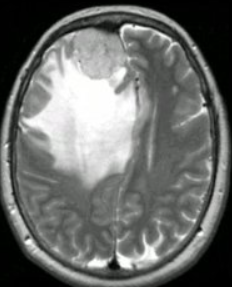
#> input picture Tumor4.png, 232 x 287 px
$ python -i tumor.py   (imports and definitions only)
#> lines starting #> are read from the running program, lines starting #| are printed output that depends on the picture; after the words box and inside, x2 and y2 are one past the last pixel; in counts of white or black regions, pixels touching at a corner belong together
# Author: Shravan Sanjay Adraker
# Topic: Brain Tumor Detection using openCV, tkinter, numpy, PIL(Python Imaging Library).

#-----------------------------------------------------------------------------------------------------------------------------------

# Importing the necessary libraries and their specific functions.
import cv2
import numpy as np
from tkinter import Tk, Label, Button, filedialog
from PIL import Image, ImageTk

#-----------------------------------------------------------------------------------------------------------------------------------

# OpenCV uses the BGR color format by default, while PIL (Python Imaging Library) and many other libraries use the RGB format.
def display_image(image):
    rgb_image = cv2.cvtColor(image, cv2.COLOR_BGR2RGB)  # Converts the image from BGR format to RGB format.
    pil_image = Image.fromarray(rgb_image)  # Converts the NumPy array to a PIL Image object.
    imgtk = ImageTk.PhotoImage(image=pil_image)  # Converts the PIL Image object to a tkinter-compatible PhotoImage object.
    panel.imgtk = imgtk  # Stores a reference to the PhotoImage object.
    panel.config(image=imgtk)  # Updates the Label widget to display the PhotoImage object.
    panel.image = imgtk  # Ensures that the image is kept in memory.

#-----------------------------------------------------------------------------------------------------------------------------------

def detect_tumor(image_path):
    # Load the grayscale image
#> called with image_path = 'Tumor4.png'
    image = cv2.imread(image_path, cv2.IMREAD_GRAYSCALE)  # Loads the image from the specified file path in grayscale mode.
#> image: shape (287, 232); min 0, max 255, mean 108.4
    if image is None:
        return None, "Error loading image"

    # Apply Gaussian blur to the image
    blurred = cv2.GaussianBlur(image, (11, 11), 0)  # Applies a Gaussian blur to the grayscale image.
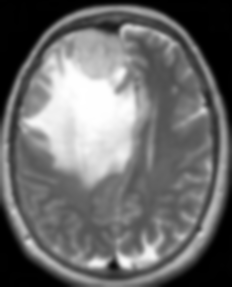
#> blurred: shape (287, 232); min 0, max 255, mean 108.5

    # Apply binary thresholding
    _, thresh = cv2.threshold(blurred, 150, 255, cv2.THRESH_BINARY)  # Applies binary thresholding to the blurred image.
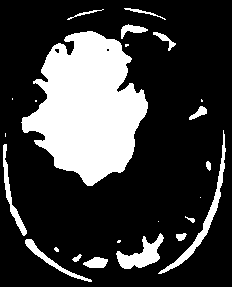
#> thresh: shape (287, 232); 23.7% white; 24 white regions (9 under 20 px)

    # Find contours in the thresholded image
    contours, _ = cv2.findContours(thresh, cv2.RETR_EXTERNAL, cv2.CHAIN_APPROX_SIMPLE)  # Finds the contours in the thresholded image.
#> contours = 24 contours, 10 with area under 20; largest, box (x1, y1, x2, y2) and area: (21, 31, 148, 186) 12096, (158, 130, 226, 274) 694, (116, 233, 164, 269) 685, (3, 144, 27, 236) 348, (25, 239, 92, 282) 316

    # Filter out small contours
    min_area = 1000  # Minimum area to be considered as tumor.
    tumor_contours = [c for c in contours if cv2.contourArea(c) > min_area]  # Filters the contours based on their area.
#> tumor_contours = 1 contour; box (x1, y1, x2, y2) and area: (21, 31, 148, 186) 12096

    # If no contours are detected, return "No tumor detected"
    if not tumor_contours:
        return image, "No tumor detected"

    # Draw contours on the original image
    result_image = cv2.cvtColor(image, cv2.COLOR_GRAY2BGR)  # Converts the original grayscale image to BGR color format.
    cv2.drawContours(result_image, tumor_contours, -1, (0, 255, 0), 2)  # Draws the detected contours on the image.
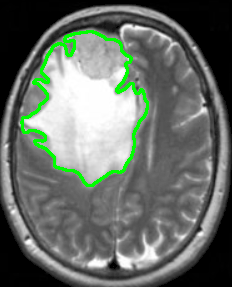
#> result_image: shape (287, 232, 3); mean B, G, R 103.8, 111.5, 103.8

    return result_image, "Tumor found"

#-----------------------------------------------------------------------------------------------------------------------------------

def upload_image():
    file_path = filedialog.askopenfilename()
    if file_path:
        processed_image, message = detect_tumor(file_path)

        result_label.config(text=message)  # Update the result label with the message.

        if processed_image is not None:  # If tumor is detected, display the processed image.
            display_image(processed_image)

#-----------------------------------------------------------------------------------------------------------------------------------

# The creation of GUI window and what will come on top(title) of GUI
# [3 lines not run here, left out]

# Project details label
# [1 line that did not run here, left out]
# [1 line not run here, left out]
# [1 line that did not run here, left out]
# [1 line not run here, left out]

# The widget part will come here:
# For Text inside the GUI
# [1 line that did not run here, left out]
# [1 line not run here, left out]

# Result message label
# [1 line that did not run here, left out]
# [1 line not run here, left out]

# For Button inside the GUI
# [1 line that did not run here, left out]
# [4 lines not run here, left out]

>>> result = detect_tumor('Tumor4.png')

$ run again, on Tumor5.png
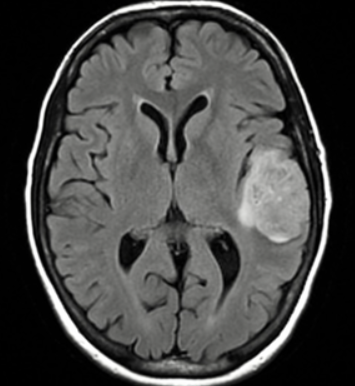
#> input picture Tumor5.png, 355 x 386 px
#> in detect_tumor, `_, thresh = cv2.threshold(blurred, 150, 255, cv2.THRESH_BINARY)`:
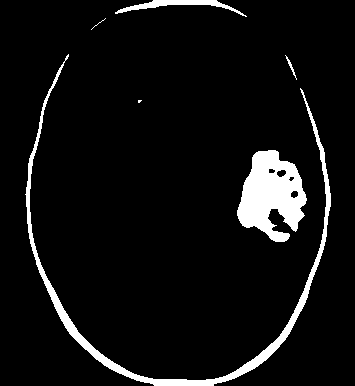
#> thresh: shape (386, 355); 6.5% white; 6 white regions (2 under 20 px)
#> contours = 6 contours, 2 with area under 20; largest, box (x1, y1, x2, y2) and area: (237, 150, 307, 242) 3974, (25, 54, 331, 386) 3438, (115, 0, 247, 17) 492, (285, 55, 297, 80) 26
#> tumor_contours = 2 contours; box (x1, y1, x2, y2) and area: (237, 150, 307, 242) 3974, (25, 54, 331, 386) 3438
#> in detect_tumor, `cv2.drawContours(result_image, tumor_contours, -1, (0, 255, 0), 2)`:
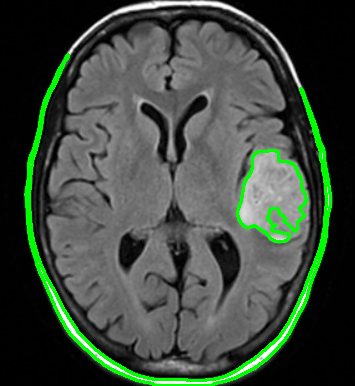
#> result_image: shape (386, 355, 3); mean B, G, R 61.9, 73.5, 61.9

$ run again, on Tumor7.png
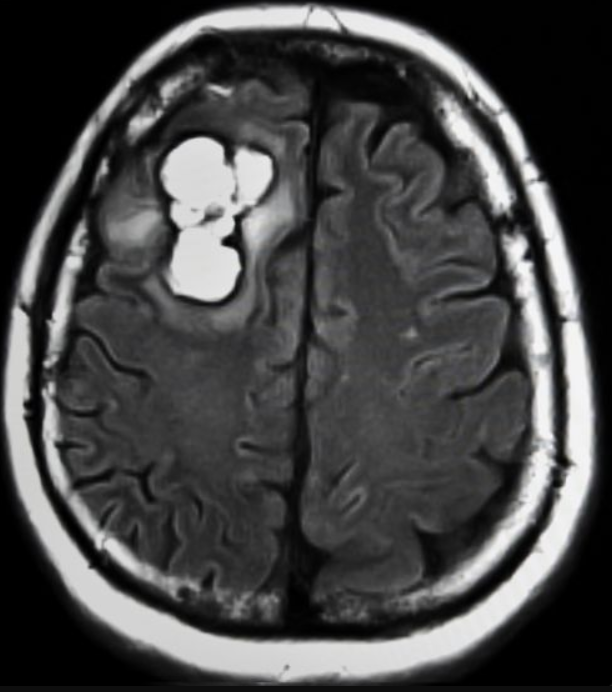
#> input picture Tumor7.png, 612 x 692 px
#> in detect_tumor, `_, thresh = cv2.threshold(blurred, 150, 255, cv2.THRESH_BINARY)`:
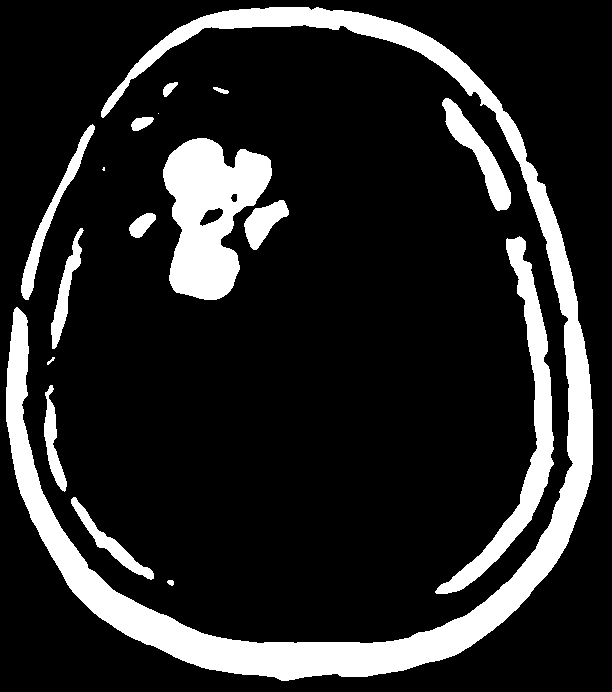
#> thresh: shape (692, 612); 15.6% white; 17 white regions (2 under 20 px)
#> contours = 17 contours, 3 with area under 20; largest, box (x1, y1, x2, y2) and area: (6, 7, 593, 681) 37441, (163, 138, 272, 300) 10806, (435, 236, 554, 594) 6562, (442, 98, 511, 211) 2096, (21, 124, 95, 300) 1571
#> tumor_contours = 8 contours; box (x1, y1, x2, y2) and area: (6, 7, 593, 681) 37441, (163, 138, 272, 300) 10806, (435, 236, 554, 594) 6562, (442, 98, 511, 211) 2096, (21, 124, 95, 300) 1571, (71, 497, 154, 580) 1105, (244, 200, 289, 250) 1088, (51, 228, 84, 349) 1052
#> in detect_tumor, `cv2.drawContours(result_image, tumor_contours, -1, (0, 255, 0), 2)`:
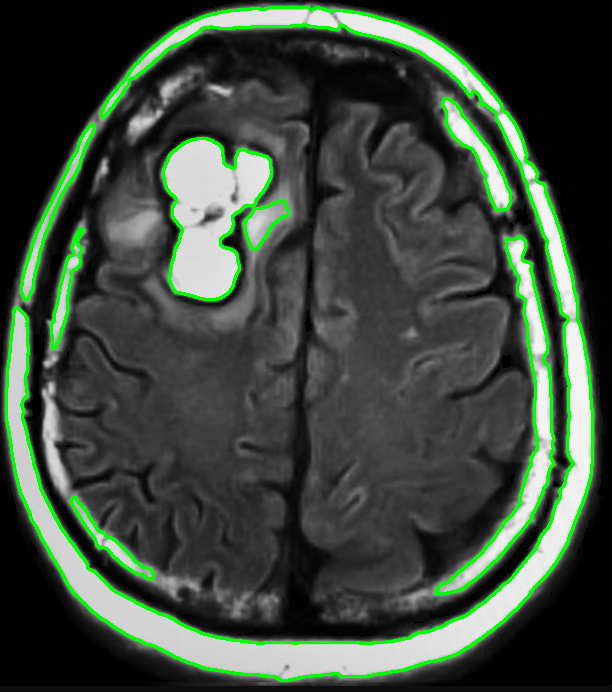
#> result_image: shape (692, 612, 3); mean B, G, R 60.8, 73.6, 60.8
